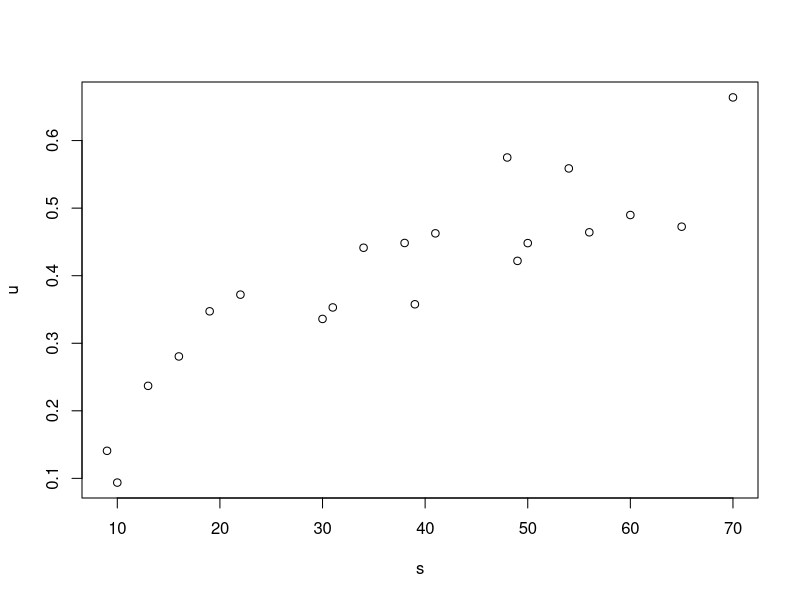
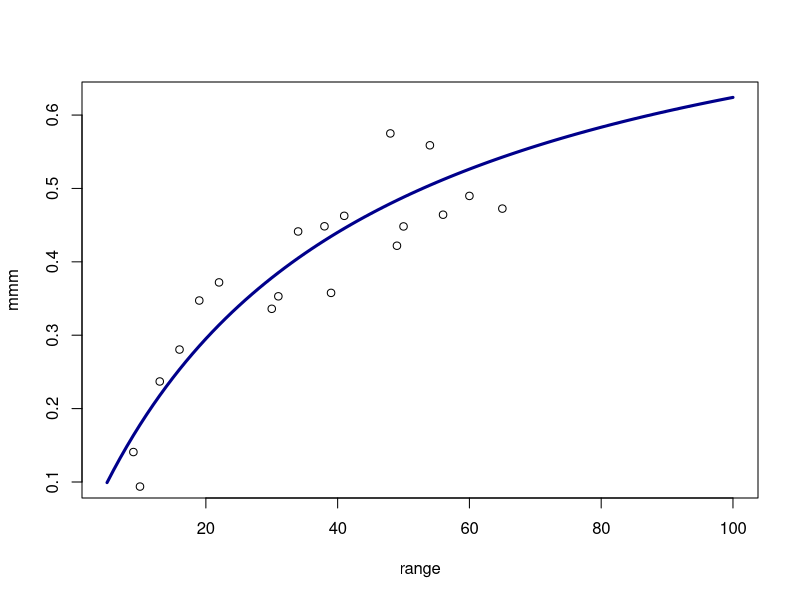

R code for these plots, in order:
## ---- chunk 1
knitr::opts_chunk$set(echo = TRUE)
## ---- chunk 2
umax <- 1
ks <- 50 
sig <- 0.05
## ---- chunk 3
# I want my variable S in the Michaelis-Menten formula to go from 5 to 100. 
set.seed(40)
#making a range of values that s could be pulled from. 
range <- seq(from=5, to =100, by =1)
#taking a subset of x values for s, 
s <- sample(x= range, size =20)
#making a random variable, e, to represent error points of this normal distributed data set. 
e <- rnorm(n=20, mean=0, sd =0.05)
#now inputting the M-M formula to produce u values from these s values 
u <- (umax*s/(ks+s))+e
#Plotting my fake data that follows a M-M curve. 
plot(s,u)
## ---- chunk 4
mmlike <- function(P, u, s) { 
  uhat <- P[1]*s /(P[2]+s)
  like <- -sum(dnorm(x=u, mean = uhat, sd = exp(P[3]), log =T))
  return(like)
}
#P[1] equals Umax, P[2] equals Ks and P[3] equals the given sigma standard deviation
## ---- chunk 5
mmout <- nlm(mmlike, p= c(1,2,3), u, s)
mmout

#P[3] is still in log format, so it must be exponentiation: 
print(exp(-2.8722265))
## ---- chunk 6
#making a line for my Michaelis-Menten model 
mmm <- 0.865*range/(38.61+range)
plot(range, mmm, type ='l', lwd = 3, col = "darkblue")
points(s,u)

